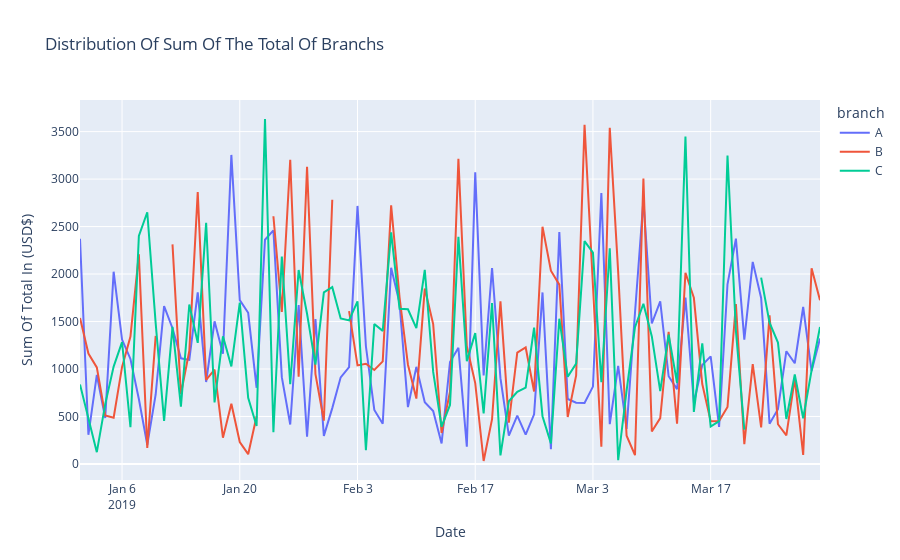

Notebook cell for this chart:
### Markdown cell above
**Using Plotly Library:**

### Code cell
px.line(
    date_branch_total_pivot,
    color="branch",
    labels={
        "date":"Date",
        "value":"Sum Of Total In (USD$) "
    },
    title="Distribution Of Sum Of The Total Of Branchs"
)
